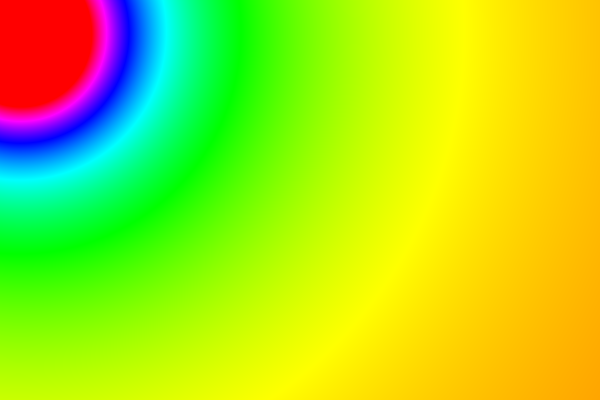
Frame 1 (no input)
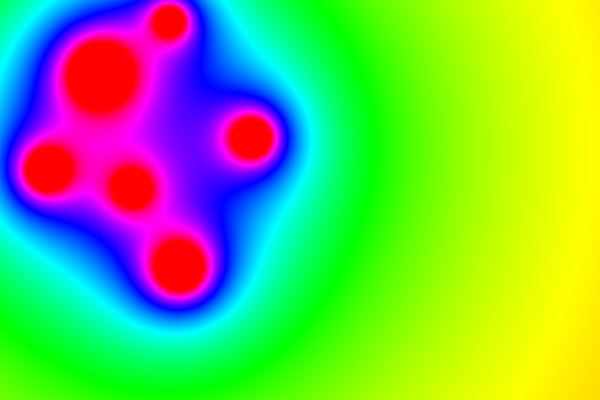
Frame 60 (the mouse pressed at the canvas centre just before this capture)
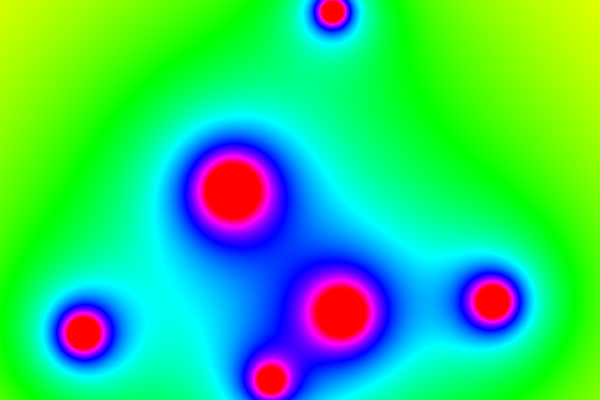
Frame 120 (the mouse held since frame 60 and released just before this capture)

The Processing sketch that drew these frames (run headless with seeded random() and noise(); from frame 60 on, the mouse is pressed at the canvas centre):

// Processing sketch: MetaBalls
// ── MetaBalls.pde
class Ball{
  PVector pos;
  float r;
  PVector vel;
  
  Ball(float x,float y,float radius){
    pos = new PVector(x,y);
    r = radius;
    vel = PVector.random2D();
    vel.mult(random(2,5));
  }
  
  void show(){
    noFill();
    stroke(255);
    ellipse(pos.x, pos.y, r*2, r*2);
  }
  
  void update(){
    pos.add(vel);
    if(this.pos.x>width || this.pos.x<0) vel.x *= -1.0;
    if(this.pos.y>height || this.pos.y<0) vel.y *= -1.0;
  }
}

Ball[] balls = {
  new Ball(0,0,20),
  new Ball(10,10,30),
  new Ball(15,20,30),
  new Ball(10,30,20),
  new Ball(20,50,40),
  new Ball(30,40,50),
};

void setup(){
  size(600, 400);
  colorMode(HSB);
}

void draw(){
  loadPixels();
  for(int x=0;x<width;x++){
    for(int y=0;y<height;y++){
      float sum = 0.0;
      for(Ball b : balls){
        float d = dist(x,y, b.pos.x, b.pos.y);
        sum += 100*b.r/d;
      }
      pixels[x+y*width] = color(sum,255,255);
    }
  }
  updatePixels();
  for(Ball b : balls) b.update();
}
